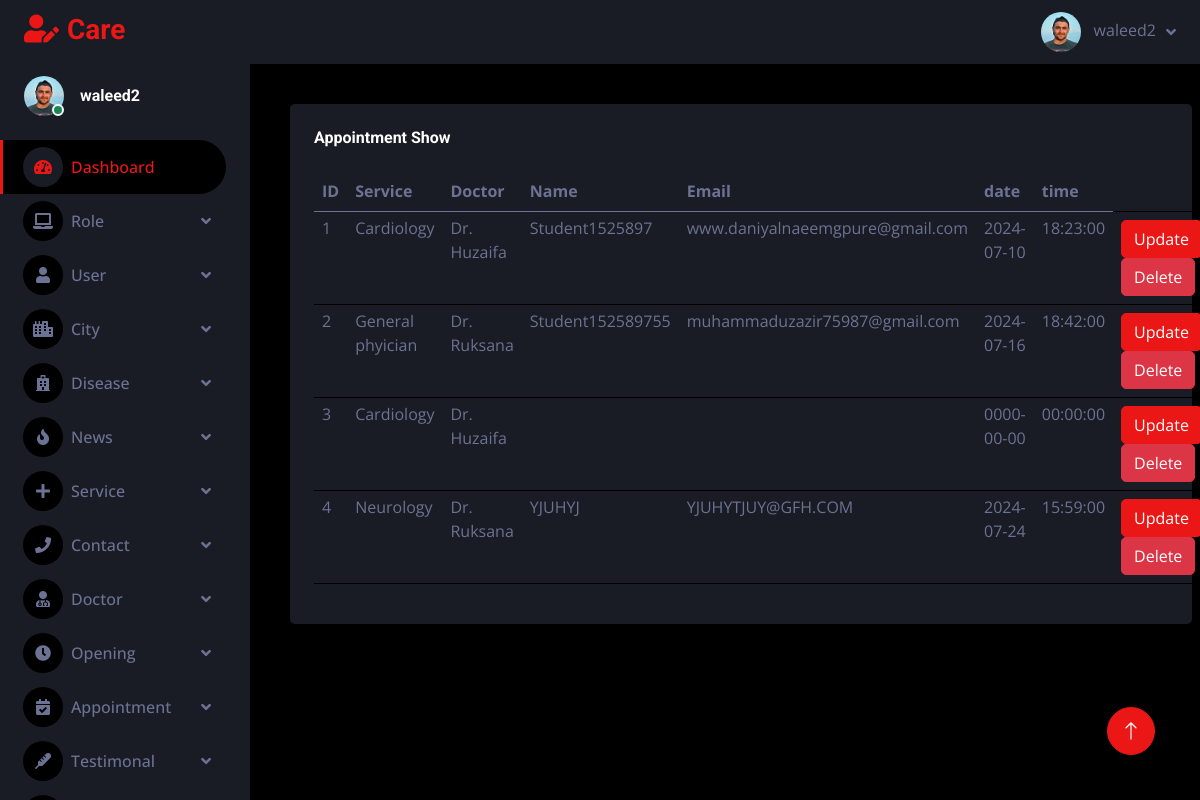
Page /adminpanel/appointmentshow.php (signed in) on the committed database.
### tables this page shows
CREATE TABLE `appointment1` (
  `appointment_id` int(11) NOT NULL,
  `sevice_fk` int(11) NOT NULL,
  `doctor_fk` int(11) NOT NULL,
  `appointment_name` varchar(255) NOT NULL,
  `appointment_email` varchar(255) NOT NULL,
  `appointment_date` date NOT NULL,
  `appointment_time` time NOT NULL
);

CREATE TABLE `service` (
  `service_id` int(11) NOT NULL,
  `servicename` varchar(255) NOT NULL,
  `serviceprice` varchar(255) NOT NULL,
  `service_img` varchar(255) NOT NULL
);

CREATE TABLE `doctor` (
  `doctor_id` int(11) NOT NULL,
  `doctor_name` varchar(255) NOT NULL,
  `service_fk` int(11) NOT NULL,
  `fee` varchar(255) NOT NULL,
  `doctor_img` varchar(255) NOT NULL
);

### adminpanel/appointmentshow.php (the view)
<?php
include "header.php";
?>
  <div class="container-fluid pt-4 px-4">
                    <div class=" mt-3 mb-3 mx-3  table table-dark table-striped">
                        <div class="bg-secondary rounded h-100 p-4">
                            <h6 class="mb-4">Appointment Show</h6>
                                <table class="table">
                                <thead>
                                 <tr>
                                    <th> ID </th>
                                    <th> Service </th>
                                    <th> Doctor </th>
                                    <th> Name </th>
                                    <th> Email </th>
                                    <th> date </th>
                                    <th> time </th>
                                 </tr>
                                </thead>
                                <tbody>
                        <?php
                        require "connection.php";
                        $qry = "SELECT * FROM `appointment1`";
                        $res = mysqli_query($conn, $qry);
                        while ($row =mysqli_fetch_assoc($res)){
                          ?>
                        <tr>
                          <td class="py-1"><?php echo $row['appointment_id'] ?></td>
                          <td class="py-1">
                          <?php
                            $Id = $row['sevice_fk'];
                            $Query = "SELECT `servicename` FROM `service` WHERE `service_id` = $Id";
                            $Result = mysqli_query($conn, $Query);
                            if (mysqli_num_rows($Result) > 0) {
                              $Row = mysqli_fetch_assoc($Result);
                              echo $Row["servicename"];
                            } else {
                              echo " not found";
                            }
                            ?>
                           </td>
                          <td class="py-1">
                          <?php
                            $Id = $row['doctor_fk'];
                            $Query = "SELECT `doctor_name` FROM `doctor` WHERE `doctor_id` = $Id";
                            $Result = mysqli_query($conn, $Query);
                            if (mysqli_num_rows($Result) > 0) {
                              $Row = mysqli_fetch_assoc($Result);
                              echo $Row["doctor_name"];
                            } else {
                              echo " not found";
                            }
                            ?>
                          </td>
                          <td class="py-1"><?php echo $row['appointment_name'] ?></td>
                          <td class="py-1"><?php echo $row['appointment_email'] ?></td>
                          <td class="py-1"><?php echo $row['appointment_date'] ?></td>
                          <td class="py-1"><?php echo $row['appointment_time'] ?></td>
                          <td>
                          <a href="contactupdate.php?updid=<?php echo $row['appointment_id'] ?>">
                          <button type="button" class="btn btn-primary btn-rounded btn-fw">Update</button>
                          <a href="appointmentdlt.php?dltid=<?php echo $row['appointment_id']?>">
                          <button type="button" class="btn btn-danger btn-rounded btn-fw">Delete</button>
                        </td>
                        </tr>
                        <?php } ?>
                      </tbody>
                                </table>
                            </div>
                    </div>
                        </div>
<?php
include "footer.php";
?>

### adminpanel/header.php (shortened to what this page needs)
<?php
if ($_SESSION['role'] == 2) {
    ?>
<!DOCTYPE html>
<html lang="en">
<head>
    <link href="https://cdnjs.cloudflare.com/ajax/libs/font-awesome/5.10.0/css/all.min.css" rel="stylesheet">
    <link href="https://cdn.jsdelivr.net/npm/bootstrap-icons@1.4.1/font/bootstrap-icons.css" rel="stylesheet">
    <link href="lib/owlcarousel/assets/owl.carousel.min.css" rel="stylesheet">
    <link href="lib/tempusdominus/css/tempusdominus-bootstrap-4.min.css" rel="stylesheet" />
    <link href="css/bootstrap.min.css" rel="stylesheet">
    <link href="css/style.css" rel="stylesheet">
</head>
<body>
    <div class="container-fluid position-relative d-flex p-0">
        <div class="sidebar pe-4 pb-3">
            <nav class="navbar bg-secondary navbar-dark">
                <a href="index.html" class="navbar-brand mx-4 mb-3">
                    <h3 class="text-primary"><i class="fa fa-user-edit me-2"></i>Care</h3>
                </a>
                <div class="d-flex align-items-center ms-4 mb-4">
                    <div class="position-relative">
                        <img class="rounded-circle" src="<?php echo $_SESSION['img'] ?>" alt="" style="width: 40px; height: 40px;">
                        <div class="bg-success rounded-circle border border-2 border-white position-absolute end-0 bottom-0 p-1"></div>
                    </div>
                    <div class="ms-3">
                        <h6 class="mb-0"><?php echo $_SESSION['name'] ?></h6>
                    </div>
                </div>
                <div class="navbar-nav w-100">
                    <a href="index.html" class="nav-item nav-link active"><i class="fa fa-tachometer-alt me-2"></i>Dashboard</a>
                    <div class="nav-item dropdown">
                        <a href="#" class="nav-link dropdown-toggle" data-bs-toggle="dropdown"><i class="fa fa-laptop me-2"></i>Role</a>
                    </div>
                    <div class="nav-item dropdown">
                        <a href="#" class="nav-link dropdown-toggle" data-bs-toggle="dropdown"><i class="fa fa-user me-2"></i>User</a>
                    </div>
                    <div class="nav-item dropdown">
                        <a href="#" class="nav-link dropdown-toggle" data-bs-toggle="dropdown"><i class="fa fa-city me-2"></i>City</a>
                    </div>
                    <div class="nav-item dropdown">
                        <a href="#" class="nav-link dropdown-toggle" data-bs-toggle="dropdown"><i class="fa fa-hospital me-2"></i>Disease</a>
                    </div>
                    <div class="nav-item dropdown">
                        <a href="#" class="nav-link dropdown-toggle" data-bs-toggle="dropdown"><i class="fa fa-fire me-2"></i>News</a>
                    </div>
                    <div class="nav-item dropdown">
                        <a href="#" class="nav-link dropdown-toggle" data-bs-toggle="dropdown"><i class="fa fa-plus me-2"></i>Service</a>
                    <div class="nav-item dropdown">
                        <a href="#" class="nav-link dropdown-toggle" data-bs-toggle="dropdown"><i class="fa fa-phone me-2"></i>Contact</a>
                    </div>
                    <div class="nav-item dropdown">
                        <a href="#" class="nav-link dropdown-toggle" data-bs-toggle="dropdown"><i class="fa fa-user-md me-2"></i>Doctor</a>
                    </div>
                    <div class="nav-item dropdown">
                        <a href="#" class="nav-link dropdown-toggle" data-bs-toggle="dropdown"><i class="fa fa-clock me-2"></i>Opening</a>
                    </div>
                    <div class="nav-item dropdown">
                        <a href="#" class="nav-link dropdown-toggle" data-bs-toggle="dropdown"><i class="fa fa-calendar-check me-2"></i>Appointment</a>
                    </div>
                    <div class="nav-item dropdown">
                        <a href="#" class="nav-link dropdown-toggle" data-bs-toggle="dropdown"><i class="fa fa-thermometer me-2"></i>Testimonal</a>
                    </div>
                    <div class="nav-item dropdown">
                        <a href="#" class="nav-link dropdown-toggle" data-bs-toggle="dropdown"><i class="fa fa-laptop me-2"></i>About Us</a>
                    </div>
                </div>
            </nav>
        </div>
                <div class="content">
            <nav class="navbar navbar-expand bg-secondary navbar-dark sticky-top px-4 py-0">
                <div class="navbar-nav align-items-center ms-auto">
                    <div class="nav-item dropdown">
                        <a href="#" class="nav-link dropdown-toggle" data-bs-toggle="dropdown">
                            <img class="rounded-circle me-lg-2" src="<?php echo $_SESSION['img'] ?>" alt="" style="width: 40px; height: 40px;">
                            <span class="d-none d-lg-inline-flex"><?php echo $_SESSION['name'] ?></span>
                        </a>
                    </div>
                </div>
            </nav>
        <?php
} else {
    header("location:signin.php");
}
?>

### adminpanel/footer.php (shortened to what this page needs)
 <div class="container-fluid pt-4 px-4">
            </div>
        </div>
        <a href="#" class="btn btn-lg btn-primary btn-lg-square back-to-top"><i class="bi bi-arrow-up"></i></a>
    </div>
</body>
</html>

### adminpanel/css/style.css (style rules this page uses)
:root { --primary: #EB1616; --secondary: #191C24; --light: #6C7293; --dark: #000000; }
.back-to-top { position: fixed; display: none; right: 45px; bottom: 45px; z-index: 99; }
.btn { transition: .5s; }
.btn-lg-square { width: 48px; height: 48px; }
.btn-square, .btn-sm-square, .btn-lg-square { padding: 0; display: inline-flex; align-items: center; justify-content: center; font-weight: normal; border-radius: 50px; }
.sidebar { position: fixed; top: 0; left: 0; bottom: 0; width: 250px; height: 100vh; overflow-y: auto; background: var(--secondary); transition: 0.5s; z-index: 999; }
.content { margin-left: 250px; min-height: 100vh; background: var(--dark); transition: 0.5s; }
@media (min-width: 992px) { .sidebar { margin-left: 0; } }
@media (min-width: 992px) { .content { width: calc(100% - 250px); } }
.sidebar .navbar .navbar-nav .nav-link { padding: 7px 20px; color: var(--light); font-weight: 500; border-left: 3px solid var(--secondary); border-radius: 0 30px 30px 0; outline: none; }
.sidebar .navbar .navbar-nav .nav-link:hover, .sidebar .navbar .navbar-nav .nav-link.active { color: var(--primary); background: var(--dark); border-color: var(--primary); }
.sidebar .navbar .navbar-nav .nav-link i { width: 40px; height: 40px; display: inline-flex; align-items: center; justify-content: center; background: var(--dark); border-radius: 40px; }
.sidebar .navbar .navbar-nav .nav-link:hover i, .sidebar .navbar .navbar-nav .nav-link.active i { background: var(--secondary); }
.sidebar .navbar .dropdown-toggle::after { position: absolute; top: 15px; right: 15px; border: none; content: "\f107"; font-family: "Font Awesome 5 Free"; font-weight: 900; transition: .5s; }
.content .navbar .navbar-nav .nav-link { margin-left: 25px; padding: 12px 0; color: var(--light); outline: none; }
.content .navbar .dropdown-toggle::after { margin-left: 6px; vertical-align: middle; border: none; content: "\f107"; font-family: "Font Awesome 5 Free"; font-weight: 900; transition: .5s; }

### rows in the picture
appointment1: appointment_id "1", sevice_fk.servicename "Cardiology", doctor_fk.doctor_name "Dr. Huzaifa", appointment_name "Student1525897", appointment_email "www.daniyalnaeemgpure@gmail.com", appointment_date "2024-07-10", appointment_time "18:23:00"
appointment1: appointment_id "2", sevice_fk.servicename "General phyician", doctor_fk.doctor_name "Dr. Ruksana", appointment_name "Student152589755", appointment_email "muhammaduzazir75987@gmail.com", appointment_date "2024-07-16", appointment_time "18:42:00"
appointment1: appointment_id "3", sevice_fk.servicename "Cardiology", doctor_fk.doctor_name "Dr. Huzaifa", appointment_date "0000-00-00", appointment_time "00:00:00"
appointment1: appointment_id "4", sevice_fk.servicename "Neurology", doctor_fk.doctor_name "Dr. Ruksana", appointment_name "YJUHYJ", appointment_email "YJUHYTJUY@GFH.COM", appointment_date "2024-07-24", appointment_time "15:59:00"

### other values in the picture
$_SESSION['name'] "waleed2"
